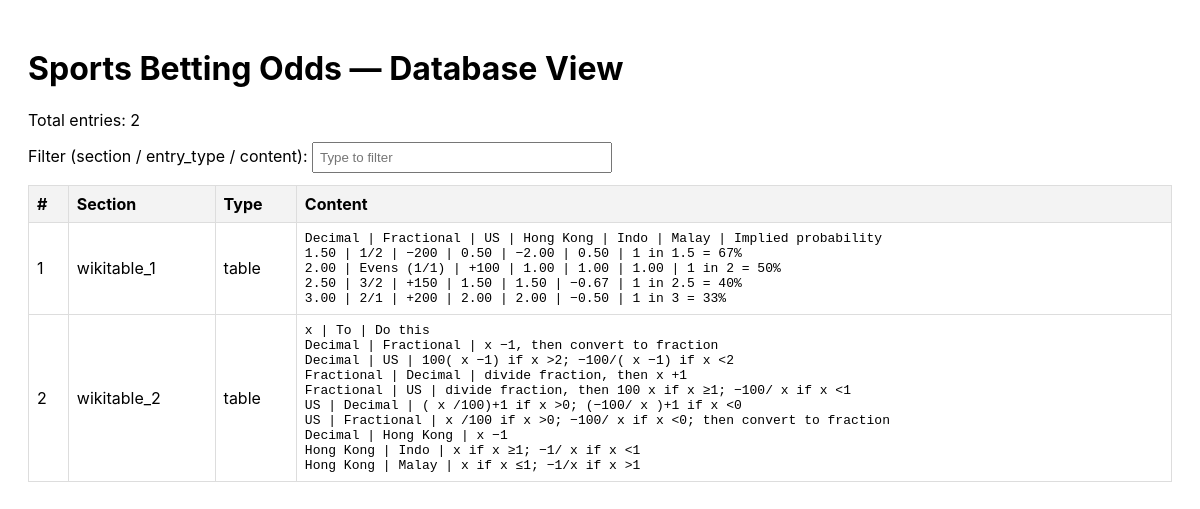
The page / on the database its author committed.
### tables this page shows
CREATE TABLE entries (
            id INTEGER PRIMARY KEY AUTOINCREMENT,
            section TEXT,
            entry_type TEXT,
            content TEXT
        );

### scripts/web_app.py (the view)
@app.route('/')
def index():
    if not os.path.exists(DB_PATH):
        return 'Database not found. Run the CSV->SQLite converter first.', 500
    db = get_db()
    cur = db.execute('SELECT id, section, entry_type, content FROM entries ORDER BY id')
    entries = cur.fetchall()
    return render_template('index.html', entries=entries)

### scripts/web_app.py (called while the page is built)
def get_db():
    db = getattr(g, '_database', None)
    if db is None:
        db = g._database = sqlite3.connect(DB_PATH)
        db.row_factory = sqlite3.Row
    return db

@app.teardown_appcontext
def close_connection(exception):
    db = getattr(g, '_database', None)
    if db is not None:
        db.close()

### templates/index.html (shortened to what this page needs)
<!doctype html>
<html lang="en">
  <head>
  </head>
  <body>
    <h1>Sports Betting Odds — Database View</h1>
    <div class="count">Total entries: {{ entries|length }}</div>
    <label for="q">Filter (section / entry_type / content): </label>
    <input id="q" type="search" placeholder="Type to filter" />
    <table id="tbl">
      <thead>
        <tr><th>#</th><th>Section</th><th>Type</th><th>Content</th></tr>
      </thead>
      <tbody>
        {% for e in entries %}
        <tr>
          <td>{{ e['id'] }}</td>
          <td>{{ e['section'] }}</td>
          <td>{{ e['entry_type'] }}</td>
          <td><pre>{{ e['content'] }}</pre></td>
        </tr>
        {% endfor %}
      </tbody>
    </table>
  </body>
</html>

### templates/index.html (style rules this page uses)
body { font-family:Inter, system-ui, -apple-system, 'Segoe UI', Roboto, 'Helvetica Neue', Arial; padding:20px }
table { border-collapse:collapse; width:100% }
th,td { border:1px solid #ddd; padding:8px; text-align:left }
th { background:#f3f3f3 }
pre { white-space:pre-wrap; word-wrap:break-word; margin:0 }
.count { margin-bottom:12px }
input[type="search"] { padding:6px; width:300px; margin-bottom:12px }

### rows shown on the page
entries: id "1", section "wikitable_1", entry_type "table", content "Decimal | Fractional | US | Hong Kong | Indo | Malay | Implied probability 1.50 | 1/2 | −200 | 0.50 | −2.00 | 0.50 | 1 in 1.5 = 67% 2.00 | Evens (1/1) | +100 | 1.00 | 1.00 | 1.00 | 1 in 2 = 50% 2.50 | 3/2 | +150 | 1.50 | 1.50 | −0.67 | 1 in 2.5 = 40% 3.00 | 2/1 | +200 | 2.00 | 2.00 | −0.50 | 1 in 3 = 33%"
entries: id "2", section "wikitable_2", entry_type "table", content "x | To | Do this Decimal | Fractional | x −1, then convert to fraction Decimal | US | 100( x −1) if x >2; −100/( x −1) if x <2 Fractional | Decimal | divide fraction, then x +1 Fractional | US | divide fraction, then 100 x if x ≥1; −100/ x if x <1 US | Decimal | ( x /100)+1 if x >0; (−100/ x )+1 if x <0 US | Fractional | x /100 if x >0; −100/ x if x <0; then convert to fraction Decimal | Hong Kong | x −1 Hong Kong | Indo | x if x ≥1; −1/ x if x <1 Hong Kong | Malay | x if x ≤1; −1/x if x >1"

### other values the page prints
{{ entries|length }} "2"
